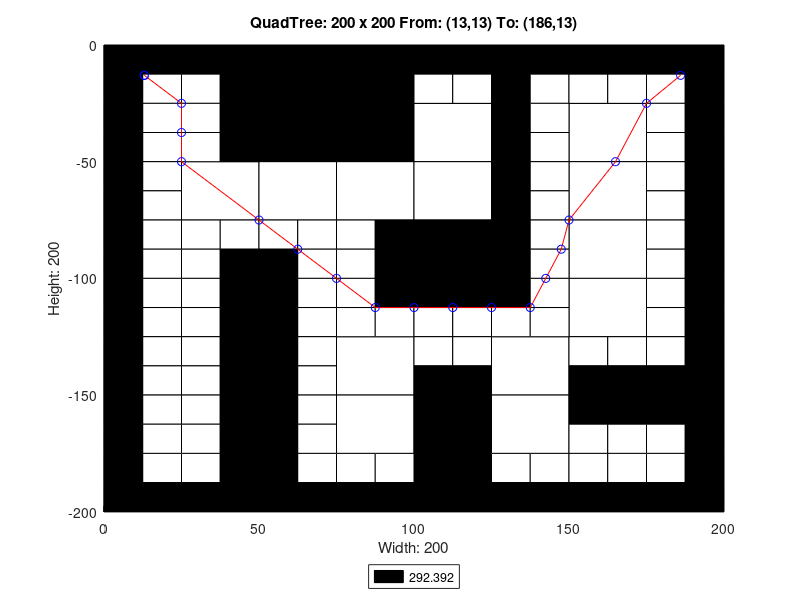

Here is the MATLAB script that generated this plot:
axis([0 200 -200 0]);
title('QuadTree: 200 x 200 From: (13,13) To: (186,13)');
xlabel('Width: 200');
ylabel('Height: 200');
rectangle('Position',[50 -50 50 50], 'FaceColor',[0 0 0]);
rectangle('Position',[25 -75 25 25], 'FaceColor',[1 1 1]);
rectangle('Position',[50 -75 25 25], 'FaceColor',[1 1 1]);
rectangle('Position',[75 -75 25 25], 'FaceColor',[1 1 1]);
rectangle('Position',[100 -50 25 25], 'FaceColor',[1 1 1]);
rectangle('Position',[150 -50 25 25], 'FaceColor',[1 1 1]);
rectangle('Position',[100 -75 25 25], 'FaceColor',[1 1 1]);
rectangle('Position',[100 -100 25 25], 'FaceColor',[0 0 0]);
rectangle('Position',[150 -75 25 25], 'FaceColor',[1 1 1]);
rectangle('Position',[150 -100 25 25], 'FaceColor',[1 1 1]);
rectangle('Position',[75 -150 25 25], 'FaceColor',[1 1 1]);
rectangle('Position',[75 -175 25 25], 'FaceColor',[1 1 1]);
rectangle('Position',[125 -150 25 25], 'FaceColor',[1 1 1]);
rectangle('Position',[150 -125 25 25], 'FaceColor',[1 1 1]);
rectangle('Position',[100 -175 25 25], 'FaceColor',[0 0 0]);
rectangle('Position',[125 -175 25 25], 'FaceColor',[1 1 1]);
rectangle('Position',[100 -200 25 25], 'FaceColor',[0 0 0]);
rectangle('Position',[0 -12.5 12.5 12.5], 'FaceColor',[0 0 0]);
rectangle('Position',[12.5 -12.5 12.5 12.5], 'FaceColor',[0 0 0]);
rectangle('Position',[0 -25 12.5 12.5], 'FaceColor',[0 0 0]);
rectangle('Position',[12.5 -25 12.5 12.5], 'FaceColor',[1 1 1]);
rectangle('Position',[25 -12.5 12.5 12.5], 'FaceColor',[0 0 0]);
rectangle('Position',[37.5 -12.5 12.5 12.5], 'FaceColor',[0 0 0]);
rectangle('Position',[25 -25 12.5 12.5], 'FaceColor',[1 1 1]);
rectangle('Position',[37.5 -25 12.5 12.5], 'FaceColor',[0 0 0]);
rectangle('Position',[0 -37.5 12.5 12.5], 'FaceColor',[0 0 0]);
rectangle('Position',[12.5 -37.5 12.5 12.5], 'FaceColor',[1 1 1]);
rectangle('Position',[0 -50 12.5 12.5], 'FaceColor',[0 0 0]);
rectangle('Position',[12.5 -50 12.5 12.5], 'FaceColor',[1 1 1]);
rectangle('Position',[25 -37.5 12.5 12.5], 'FaceColor',[1 1 1]);
rectangle('Position',[37.5 -37.5 12.5 12.5], 'FaceColor',[0 0 0]);
rectangle('Position',[25 -50 12.5 12.5], 'FaceColor',[1 1 1]);
rectangle('Position',[37.5 -50 12.5 12.5], 'FaceColor',[0 0 0]);
rectangle('Position',[0 -62.5 12.5 12.5], 'FaceColor',[0 0 0]);
rectangle('Position',[12.5 -62.5 12.5 12.5], 'FaceColor',[1 1 1]);
rectangle('Position',[0 -75 12.5 12.5], 'FaceColor',[0 0 0]);
rectangle('Position',[12.5 -75 12.5 12.5], 'FaceColor',[1 1 1]);
rectangle('Position',[0 -87.5 12.5 12.5], 'FaceColor',[0 0 0]);
rectangle('Position',[12.5 -87.5 12.5 12.5], 'FaceColor',[1 1 1]);
rectangle('Position',[0 -100 12.5 12.5], 'FaceColor',[0 0 0]);
rectangle('Position',[12.5 -100 12.5 12.5], 'FaceColor',[1 1 1]);
rectangle('Position',[25 -87.5 12.5 12.5], 'FaceColor',[1 1 1]);
rectangle('Position',[37.5 -87.5 12.5 12.5], 'FaceColor',[1 1 1]);
rectangle('Position',[25 -100 12.5 12.5], 'FaceColor',[1 1 1]);
rectangle('Position',[37.5 -100 12.5 12.5], 'FaceColor',[0 0 0]);
rectangle('Position',[50 -87.5 12.5 12.5], 'FaceColor',[1 1 1]);
rectangle('Position',[62.5 -87.5 12.5 12.5], 'FaceColor',[1 1 1]);
rectangle('Position',[50 -100 12.5 12.5], 'FaceColor',[0 0 0]);
rectangle('Position',[62.5 -100 12.5 12.5], 'FaceColor',[1 1 1]);
rectangle('Position',[75 -87.5 12.5 12.5], 'FaceColor',[1 1 1]);
rectangle('Position',[87.5 -87.5 12.5 12.5], 'FaceColor',[0 0 0]);
rectangle('Position',[75 -100 12.5 12.5], 'FaceColor',[1 1 1]);
rectangle('Position',[87.5 -100 12.5 12.5], 'FaceColor',[0 0 0]);
rectangle('Position',[100 -12.5 12.5 12.5], 'FaceColor',[0 0 0]);
rectangle('Position',[112.5 -12.5 12.5 12.5], 'FaceColor',[0 0 0]);
rectangle('Position',[100 -25 12.5 12.5], 'FaceColor',[1 1 1]);
rectangle('Position',[112.5 -25 12.5 12.5], 'FaceColor',[1 1 1]);
rectangle('Position',[125 -12.5 12.5 12.5], 'FaceColor',[0 0 0]);
rectangle('Position',[137.5 -12.5 12.5 12.5], 'FaceColor',[0 0 0]);
rectangle('Position',[125 -25 12.5 12.5], 'FaceColor',[0 0 0]);
rectangle('Position',[137.5 -25 12.5 12.5], 'FaceColor',[1 1 1]);
rectangle('Position',[125 -37.5 12.5 12.5], 'FaceColor',[0 0 0]);
rectangle('Position',[137.5 -37.5 12.5 12.5], 'FaceColor',[1 1 1]);
rectangle('Position',[125 -50 12.5 12.5], 'FaceColor',[0 0 0]);
rectangle('Position',[137.5 -50 12.5 12.5], 'FaceColor',[1 1 1]);
rectangle('Position',[150 -12.5 12.5 12.5], 'FaceColor',[0 0 0]);
rectangle('Position',[162.5 -12.5 12.5 12.5], 'FaceColor',[0 0 0]);
rectangle('Position',[150 -25 12.5 12.5], 'FaceColor',[1 1 1]);
rectangle('Position',[162.5 -25 12.5 12.5], 'FaceColor',[1 1 1]);
rectangle('Position',[175 -12.5 12.5 12.5], 'FaceColor',[0 0 0]);
rectangle('Position',[187.5 -12.5 12.5 12.5], 'FaceColor',[0 0 0]);
rectangle('Position',[175 -25 12.5 12.5], 'FaceColor',[1 1 1]);
rectangle('Position',[187.5 -25 12.5 12.5], 'FaceColor',[0 0 0]);
rectangle('Position',[175 -37.5 12.5 12.5], 'FaceColor',[1 1 1]);
rectangle('Position',[187.5 -37.5 12.5 12.5], 'FaceColor',[0 0 0]);
rectangle('Position',[175 -50 12.5 12.5], 'FaceColor',[1 1 1]);
rectangle('Position',[187.5 -50 12.5 12.5], 'FaceColor',[0 0 0]);
rectangle('Position',[125 -62.5 12.5 12.5], 'FaceColor',[0 0 0]);
rectangle('Position',[137.5 -62.5 12.5 12.5], 'FaceColor',[1 1 1]);
rectangle('Position',[125 -75 12.5 12.5], 'FaceColor',[0 0 0]);
rectangle('Position',[137.5 -75 12.5 12.5], 'FaceColor',[1 1 1]);
rectangle('Position',[125 -87.5 12.5 12.5], 'FaceColor',[0 0 0]);
rectangle('Position',[137.5 -87.5 12.5 12.5], 'FaceColor',[1 1 1]);
rectangle('Position',[125 -100 12.5 12.5], 'FaceColor',[0 0 0]);
rectangle('Position',[137.5 -100 12.5 12.5], 'FaceColor',[1 1 1]);
rectangle('Position',[175 -62.5 12.5 12.5], 'FaceColor',[1 1 1]);
rectangle('Position',[187.5 -62.5 12.5 12.5], 'FaceColor',[0 0 0]);
rectangle('Position',[175 -75 12.5 12.5], 'FaceColor',[1 1 1]);
rectangle('Position',[187.5 -75 12.5 12.5], 'FaceColor',[0 0 0]);
rectangle('Position',[175 -87.5 12.5 12.5], 'FaceColor',[1 1 1]);
rectangle('Position',[187.5 -87.5 12.5 12.5], 'FaceColor',[0 0 0]);
rectangle('Position',[175 -100 12.5 12.5], 'FaceColor',[1 1 1]);
rectangle('Position',[187.5 -100 12.5 12.5], 'FaceColor',[0 0 0]);
rectangle('Position',[0 -112.5 12.5 12.5], 'FaceColor',[0 0 0]);
rectangle('Position',[12.5 -112.5 12.5 12.5], 'FaceColor',[1 1 1]);
rectangle('Position',[0 -125 12.5 12.5], 'FaceColor',[0 0 0]);
rectangle('Position',[12.5 -125 12.5 12.5], 'FaceColor',[1 1 1]);
rectangle('Position',[25 -112.5 12.5 12.5], 'FaceColor',[1 1 1]);
rectangle('Position',[37.5 -112.5 12.5 12.5], 'FaceColor',[0 0 0]);
rectangle('Position',[25 -125 12.5 12.5], 'FaceColor',[1 1 1]);
rectangle('Position',[37.5 -125 12.5 12.5], 'FaceColor',[0 0 0]);
rectangle('Position',[0 -137.5 12.5 12.5], 'FaceColor',[0 0 0]);
rectangle('Position',[12.5 -137.5 12.5 12.5], 'FaceColor',[1 1 1]);
rectangle('Position',[0 -150 12.5 12.5], 'FaceColor',[0 0 0]);
rectangle('Position',[12.5 -150 12.5 12.5], 'FaceColor',[1 1 1]);
rectangle('Position',[25 -137.5 12.5 12.5], 'FaceColor',[1 1 1]);
rectangle('Position',[37.5 -137.5 12.5 12.5], 'FaceColor',[0 0 0]);
rectangle('Position',[25 -150 12.5 12.5], 'FaceColor',[1 1 1]);
rectangle('Position',[37.5 -150 12.5 12.5], 'FaceColor',[0 0 0]);
rectangle('Position',[50 -112.5 12.5 12.5], 'FaceColor',[0 0 0]);
rectangle('Position',[62.5 -112.5 12.5 12.5], 'FaceColor',[1 1 1]);
rectangle('Position',[50 -125 12.5 12.5], 'FaceColor',[0 0 0]);
rectangle('Position',[62.5 -125 12.5 12.5], 'FaceColor',[1 1 1]);
rectangle('Position',[75 -112.5 12.5 12.5], 'FaceColor',[1 1 1]);
rectangle('Position',[87.5 -112.5 12.5 12.5], 'FaceColor',[0 0 0]);
rectangle('Position',[75 -125 12.5 12.5], 'FaceColor',[1 1 1]);
rectangle('Position',[87.5 -125 12.5 12.5], 'FaceColor',[1 1 1]);
rectangle('Position',[50 -137.5 12.5 12.5], 'FaceColor',[0 0 0]);
rectangle('Position',[62.5 -137.5 12.5 12.5], 'FaceColor',[1 1 1]);
rectangle('Position',[50 -150 12.5 12.5], 'FaceColor',[0 0 0]);
rectangle('Position',[62.5 -150 12.5 12.5], 'FaceColor',[1 1 1]);
rectangle('Position',[0 -162.5 12.5 12.5], 'FaceColor',[0 0 0]);
rectangle('Position',[12.5 -162.5 12.5 12.5], 'FaceColor',[1 1 1]);
rectangle('Position',[0 -175 12.5 12.5], 'FaceColor',[0 0 0]);
rectangle('Position',[12.5 -175 12.5 12.5], 'FaceColor',[1 1 1]);
rectangle('Position',[25 -162.5 12.5 12.5], 'FaceColor',[1 1 1]);
rectangle('Position',[37.5 -162.5 12.5 12.5], 'FaceColor',[0 0 0]);
rectangle('Position',[25 -175 12.5 12.5], 'FaceColor',[1 1 1]);
rectangle('Position',[37.5 -175 12.5 12.5], 'FaceColor',[0 0 0]);
rectangle('Position',[0 -187.5 12.5 12.5], 'FaceColor',[0 0 0]);
rectangle('Position',[12.5 -187.5 12.5 12.5], 'FaceColor',[1 1 1]);
rectangle('Position',[0 -200 12.5 12.5], 'FaceColor',[0 0 0]);
rectangle('Position',[12.5 -200 12.5 12.5], 'FaceColor',[0 0 0]);
rectangle('Position',[25 -187.5 12.5 12.5], 'FaceColor',[1 1 1]);
rectangle('Position',[37.5 -187.5 12.5 12.5], 'FaceColor',[0 0 0]);
rectangle('Position',[25 -200 12.5 12.5], 'FaceColor',[0 0 0]);
rectangle('Position',[37.5 -200 12.5 12.5], 'FaceColor',[0 0 0]);
rectangle('Position',[50 -162.5 12.5 12.5], 'FaceColor',[0 0 0]);
rectangle('Position',[62.5 -162.5 12.5 12.5], 'FaceColor',[1 1 1]);
rectangle('Position',[50 -175 12.5 12.5], 'FaceColor',[0 0 0]);
rectangle('Position',[62.5 -175 12.5 12.5], 'FaceColor',[1 1 1]);
rectangle('Position',[50 -187.5 12.5 12.5], 'FaceColor',[0 0 0]);
rectangle('Position',[62.5 -187.5 12.5 12.5], 'FaceColor',[1 1 1]);
rectangle('Position',[50 -200 12.5 12.5], 'FaceColor',[0 0 0]);
rectangle('Position',[62.5 -200 12.5 12.5], 'FaceColor',[0 0 0]);
rectangle('Position',[75 -187.5 12.5 12.5], 'FaceColor',[1 1 1]);
rectangle('Position',[87.5 -187.5 12.5 12.5], 'FaceColor',[1 1 1]);
rectangle('Position',[75 -200 12.5 12.5], 'FaceColor',[0 0 0]);
rectangle('Position',[87.5 -200 12.5 12.5], 'FaceColor',[0 0 0]);
rectangle('Position',[100 -112.5 12.5 12.5], 'FaceColor',[0 0 0]);
rectangle('Position',[112.5 -112.5 12.5 12.5], 'FaceColor',[0 0 0]);
rectangle('Position',[100 -125 12.5 12.5], 'FaceColor',[1 1 1]);
rectangle('Position',[112.5 -125 12.5 12.5], 'FaceColor',[1 1 1]);
rectangle('Position',[125 -112.5 12.5 12.5], 'FaceColor',[0 0 0]);
rectangle('Position',[137.5 -112.5 12.5 12.5], 'FaceColor',[1 1 1]);
rectangle('Position',[125 -125 12.5 12.5], 'FaceColor',[1 1 1]);
rectangle('Position',[137.5 -125 12.5 12.5], 'FaceColor',[1 1 1]);
rectangle('Position',[100 -137.5 12.5 12.5], 'FaceColor',[1 1 1]);
rectangle('Position',[112.5 -137.5 12.5 12.5], 'FaceColor',[1 1 1]);
rectangle('Position',[100 -150 12.5 12.5], 'FaceColor',[0 0 0]);
rectangle('Position',[112.5 -150 12.5 12.5], 'FaceColor',[0 0 0]);
rectangle('Position',[175 -112.5 12.5 12.5], 'FaceColor',[1 1 1]);
rectangle('Position',[187.5 -112.5 12.5 12.5], 'FaceColor',[0 0 0]);
rectangle('Position',[175 -125 12.5 12.5], 'FaceColor',[1 1 1]);
rectangle('Position',[187.5 -125 12.5 12.5], 'FaceColor',[0 0 0]);
rectangle('Position',[150 -137.5 12.5 12.5], 'FaceColor',[1 1 1]);
rectangle('Position',[162.5 -137.5 12.5 12.5], 'FaceColor',[1 1 1]);
rectangle('Position',[150 -150 12.5 12.5], 'FaceColor',[0 0 0]);
rectangle('Position',[162.5 -150 12.5 12.5], 'FaceColor',[0 0 0]);
rectangle('Position',[175 -137.5 12.5 12.5], 'FaceColor',[1 1 1]);
rectangle('Position',[187.5 -137.5 12.5 12.5], 'FaceColor',[0 0 0]);
rectangle('Position',[175 -150 12.5 12.5], 'FaceColor',[0 0 0]);
rectangle('Position',[187.5 -150 12.5 12.5], 'FaceColor',[0 0 0]);
rectangle('Position',[125 -187.5 12.5 12.5], 'FaceColor',[1 1 1]);
rectangle('Position',[137.5 -187.5 12.5 12.5], 'FaceColor',[1 1 1]);
rectangle('Position',[125 -200 12.5 12.5], 'FaceColor',[0 0 0]);
rectangle('Position',[137.5 -200 12.5 12.5], 'FaceColor',[0 0 0]);
rectangle('Position',[150 -162.5 12.5 12.5], 'FaceColor',[0 0 0]);
rectangle('Position',[162.5 -162.5 12.5 12.5], 'FaceColor',[0 0 0]);
rectangle('Position',[150 -175 12.5 12.5], 'FaceColor',[1 1 1]);
rectangle('Position',[162.5 -175 12.5 12.5], 'FaceColor',[1 1 1]);
rectangle('Position',[175 -162.5 12.5 12.5], 'FaceColor',[0 0 0]);
rectangle('Position',[187.5 -162.5 12.5 12.5], 'FaceColor',[0 0 0]);
rectangle('Position',[175 -175 12.5 12.5], 'FaceColor',[1 1 1]);
rectangle('Position',[187.5 -175 12.5 12.5], 'FaceColor',[0 0 0]);
rectangle('Position',[150 -187.5 12.5 12.5], 'FaceColor',[1 1 1]);
rectangle('Position',[162.5 -187.5 12.5 12.5], 'FaceColor',[1 1 1]);
rectangle('Position',[150 -200 12.5 12.5], 'FaceColor',[0 0 0]);
rectangle('Position',[162.5 -200 12.5 12.5], 'FaceColor',[0 0 0]);
rectangle('Position',[175 -187.5 12.5 12.5], 'FaceColor',[1 1 1]);
rectangle('Position',[187.5 -187.5 12.5 12.5], 'FaceColor',[0 0 0]);
rectangle('Position',[175 -200 12.5 12.5], 'FaceColor',[0 0 0]);
rectangle('Position',[187.5 -200 12.5 12.5], 'FaceColor',[0 0 0]);
X=[186,175,165,150,147.5,142.5,137.5,125,112.5,100,87.5,75,62.5,50,25,25,25,13,13];
Y=[-13,-25,-50,-75,-87.5,-100,-112.5,-112.5,-112.5,-112.5,-112.5,-100,-87.5,-75,-50,-37.5,-25,-13,-13];
hold on;
plot(X,Y,'r');
plot(X,Y,'bo');
legend('292.392','Location','southoutside');
